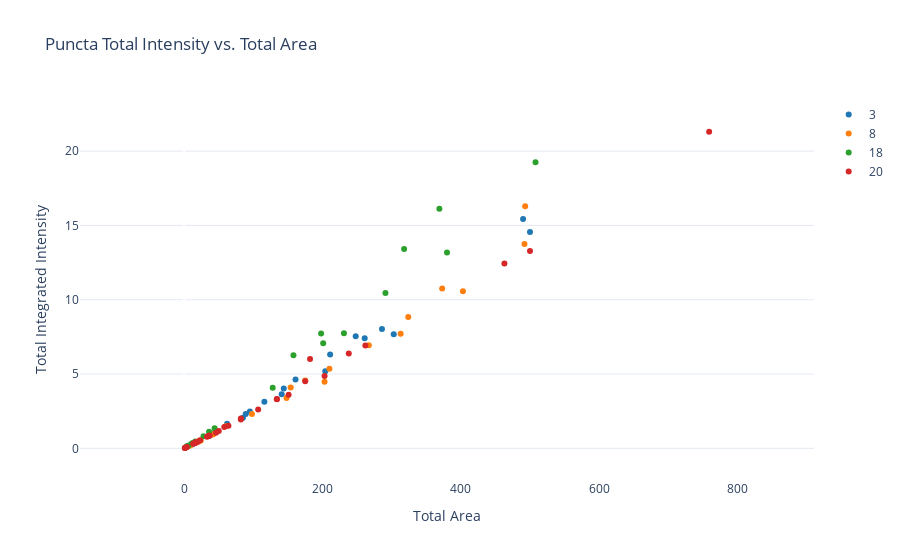

The cell this chart's notebook holds for it:
### Code cell
fig = plot_multiple_scatter(
    summary,
    x='area_sum',
    y='integrated_intensity_sum',
    c='image_number_str',
    xlabel='Total Area',
    ylabel='Total Integrated Intensity',
    title='Puncta Total Intensity vs. Total Area'
)

if save:
    save_fig_as_png(fig, 'figures/scatter/scatter_intensity_area.png', height=800, scale=1)

fig

### Figure 1 — Plotly figure (JSON) as saved in the notebook; plotly's stock layout.template omitted (floating-point values rounded to 4 significant figures)
{"data": [{"hovertemplate": "%{text}<br><extra></extra>", "marker": {"color": "#1f77b4"}, "mode": "markers", "name": "3", "showlegend": true, "text": ["Total Area: nan<br>Total Integrated Intensity: 0.0<br>None: 3<br>", "Total Area: 36.0<br>Total Integrated Intensity: 0.8269169256091111<br>None: 3<br>", "Total Area: 41.0<br>Total Integrated Intensity: 1.006195172667502<br>None: 3<br>", "Total Area: nan<br>Total Integrated Intensity: 0.0<br>None: 3<br>", "Total Area: 8.0<br>Total Integrated Intensity: 0.211474785581231<br>None: 3<br>", "Total Area: nan<br>Total Integrated Intensity: 0.0<br>None: 3<br>", "Total Area: 62.0<br>Total Integrated Intensity: 1.647882822901008<br>None: 3<br>", "Total Area: nan<br>Total Integrated Intensity: 0.0<br>None: 3<br>", "Total Area: nan<br>Total Integrated Intensity: 0.0<br>None: 3<br>", "Total Area: 286.0<br>Total Integrated Intensity: 8.031143683940158<br>None: 3<br>", "Total Area: nan<br>Total Integrated Intensity: 0.0<br>None: 3<br>", "Total Area: 141.0<br>Total Integrated Intensity: 3.6437323614954864<br>None: 3<br>", "Total Area: 261.0<br>Total Integrated Intensity: 7.401007140055288<br>None: 3<br>", "Total Area: nan<br>Total Integrated Intensity: 0.0<br>None: 3<br>", "Total Area: 490.0<br>Total Integrated Intensity: 15.429358404129719<br>None: 3<br>", "Total Area: 211.0<br>Total Integrated Intensity: 6.316472133621558<br>None: 3<br>", "Total Area: 95.0<br>Total Integrated Intensity: 2.4777142070233795<br>None: 3<br>", "Total Area: 85.0<br>Total Integrated Intensity: 2.0525826029479477<br>None: 3<br>", "Total Area: 303.0<br>Total Integrated Intensity: 7.676127310842263<br>None: 3<br>", "Total Area: 500.0<br>Total Integrated Intensity: 14.562340751290295<br>None: 3<br>", "Total Area: 248.0<br>Total Integrated Intensity: 7.542671909555785<br>None: 3<br>", "Total Area: 89.0<br>Total Integrated Intensity: 2.3145799990743297<br>None: 3<br>", "Total Area: 116.0<br>Total Integrated Intensity: 3.1351949479430887<br>None: 3<br>", "Total Area: 3.0<br>Total Integrated Intensity: 0.06758220866322498<br>None: 3<br>", "Total Area: 161.0<br>Total Integrated Intensity: 4.633325712755317<br>None: 3<br>", "Total Area: 204.0<br>Total Integrated Intensity: 5.180651582777493<br>None: 3<br>", "Total Area: 144.0<br>Total Integrated Intensity: 4.027328932657833<br>None: 3<br>", "Total Area: 12.0<br>Total Integrated Intensity: 0.28194095008075<br>None: 3<br>"], "type": "scatter", "x": [null, 36, 41, null, 8, null, 62, null, null, 286, null, 141, 261, null, 490, 211, 95, 85, 303, 500, 248, 89, 116, 3, 161, 204, 144, 12], "y": [0, 0.8269, 1.006, 0, 0.2115, 0, 1.648, 0, 0, 8.031, 0, 3.644, 7.401, 0, 15.43, 6.316, 2.478, 2.053, 7.676, 14.56, 7.543, 2.315, 3.135, 0.06758, 4.633, 5.181, 4.027, 0.2819]}, {"hovertemplate": "%{text}<br><extra></extra>", "marker": {"color": "#ff7f0e"}, "mode": "markers", "name": "8", "showlegend": true, "text": ["Total Area: 42.0<br>Total Integrated Intensity: 0.939772646874189<br>None: 8<br>", "Total Area: 403.0<br>Total Integrated Intensity: 10.569298872724165<br>None: 8<br>", "Total Area: 24.0<br>Total Integrated Intensity: 0.5218738093972201<br>None: 8<br>", "Total Area: 203.0<br>Total Integrated Intensity: 4.484855441376554<br>None: 8<br>", "Total Area: 210.0<br>Total Integrated Intensity: 5.348104098811737<br>None: 8<br>", "Total Area: nan<br>Total Integrated Intensity: 0.0<br>None: 8<br>", "Total Area: nan<br>Total Integrated Intensity: 0.0<br>None: 8<br>", "Total Area: 154.0<br>Total Integrated Intensity: 4.093553068116301<br>None: 8<br>", "Total Area: 22.0<br>Total Integrated Intensity: 0.515358209609984<br>None: 8<br>", "Total Area: 373.0<br>Total Integrated Intensity: 10.758602308109385<br>None: 8<br>", "Total Area: 21.0<br>Total Integrated Intensity: 0.46558327600359906<br>None: 8<br>", "Total Area: 17.0<br>Total Integrated Intensity: 0.39201953634619596<br>None: 8<br>", "Total Area: 98.0<br>Total Integrated Intensity: 2.3126878887414897<br>None: 8<br>", "Total Area: 60.0<br>Total Integrated Intensity: 1.4850080218166088<br>None: 8<br>", "Total Area: nan<br>Total Integrated Intensity: 0.0<br>None: 8<br>", "Total Area: 148.0<br>Total Integrated Intensity: 3.384954631328577<br>None: 8<br>", "Total Area: 8.0<br>Total Integrated Intensity: 0.17279316298663702<br>None: 8<br>", "Total Area: 493.0<br>Total Integrated Intensity: 16.29625397734341<br>None: 8<br>", "Total Area: nan<br>Total Integrated Intensity: 0.0<br>None: 8<br>", "Total Area: nan<br>Total Integrated Intensity: 0.0<br>None: 8<br>", "Total Area: 267.0<br>Total Integrated Intensity: 6.928557265549888<br>None: 8<br>", "Total Area: 10.0<br>Total Integrated Intensity: 0.22046235203743<br>None: 8<br>", "Total Area: nan<br>Total Integrated Intensity: 0.0<br>None: 8<br>", "Total Area: 41.0<br>Total Integrated Intensity: 0.9273670613765701<br>None: 8<br>", "Total Area: nan<br>Total Integrated Intensity: 0.0<br>None: 8<br>", "Total Area: 175.0<br>Total Integrated Intensity: 4.556694917380804<br>None: 8<br>", "Total Area: 492.0<br>Total Integrated Intensity: 13.755748901516181<br>None: 8<br>", "Total Area: nan<br>Total Integrated Intensity: 0.0<br>None: 8<br>", "Total Area: 313.0<br>Total Integrated Intensity: 7.713817091658696<br>None: 8<br>", "Total Area: 324.0<br>Total Integrated Intensity: 8.833859823644145<br>None: 8<br>", "Total Area: nan<br>Total Integrated Intensity: 0.0<br>None: 8<br>", "Total Area: nan<br>Total Integrated Intensity: 0.0<br>None: 8<br>"], "type": "scatter", "x": [42, 403, 24, 203, 210, null, null, 154, 22, 373, 21, 17, 98, 60, null, 148, 8, 493, null, null, 267, 10, null, 41, null, 175, 492, null, 313, 324, null, null], "y": [0.9398, 10.57, 0.5219, 4.485, 5.348, 0, 0, 4.094, 0.5154, 10.76, 0.4656, 0.392, 2.313, 1.485, 0, 3.385, 0.1728, 16.3, 0, 0, 6.929, 0.2205, 0, 0.9274, 0, 4.557, 13.76, 0, 7.714, 8.834, 0, 0]}, {"hovertemplate": "%{text}<br><extra></extra>", "marker": {"color": "#2ca02c"}, "mode": "markers", "name": "18", "showlegend": true, "text": ["Total Area: nan<br>Total Integrated Intensity: 0.0<br>None: 18<br>", "Total Area: nan<br>Total Integrated Intensity: 0.0<br>None: 18<br>", "Total Area: 158.0<br>Total Integrated Intensity: 6.266041051596387<br>None: 18<br>", "Total Area: 128.0<br>Total Integrated Intensity: 4.075547438114876<br>None: 18<br>", "Total Area: 4.0<br>Total Integrated Intensity: 0.11638056114316002<br>None: 18<br>", "Total Area: 5.0<br>Total Integrated Intensity: 0.158587016165256<br>None: 18<br>", "Total Area: 2.0<br>Total Integrated Intensity: 0.05648889951407901<br>None: 18<br>", "Total Area: nan<br>Total Integrated Intensity: 0.0<br>None: 18<br>", "Total Area: 508.0<br>Total Integrated Intensity: 19.2472572252154<br>None: 18<br>", "Total Area: 36.0<br>Total Integrated Intensity: 1.115800725296139<br>None: 18<br>", "Total Area: 11.0<br>Total Integrated Intensity: 0.322499427944421<br>None: 18<br>", "Total Area: 44.0<br>Total Integrated Intensity: 1.357198450714348<br>None: 18<br>", "Total Area: nan<br>Total Integrated Intensity: 0.0<br>None: 18<br>", "Total Area: 6.0<br>Total Integrated Intensity: 0.175020981580019<br>None: 18<br>", "Total Area: 16.0<br>Total Integrated Intensity: 0.46720073372125703<br>None: 18<br>", "Total Area: 28.0<br>Total Integrated Intensity: 0.816937515512107<br>None: 18<br>", "Total Area: 291.0<br>Total Integrated Intensity: 10.457984309643487<br>None: 18<br>", "Total Area: 231.0<br>Total Integrated Intensity: 7.743007577955703<br>None: 18<br>", "Total Area: 12.0<br>Total Integrated Intensity: 0.35005722008645496<br>None: 18<br>", "Total Area: nan<br>Total Integrated Intensity: 0.0<br>None: 18<br>", "Total Area: nan<br>Total Integrated Intensity: 0.0<br>None: 18<br>", "Total Area: 369.0<br>Total Integrated Intensity: 16.114107033237786<br>None: 18<br>", "Total Area: nan<br>Total Integrated Intensity: 0.0<br>None: 18<br>", "Total Area: 318.0<br>Total Integrated Intensity: 13.412481905892475<br>None: 18<br>", "Total Area: 198.0<br>Total Integrated Intensity: 7.7235523238778<br>None: 18<br>", "Total Area: 201.0<br>Total Integrated Intensity: 7.075593212619409<br>None: 18<br>", "Total Area: nan<br>Total Integrated Intensity: 0.0<br>None: 18<br>", "Total Area: nan<br>Total Integrated Intensity: 0.0<br>None: 18<br>", "Total Area: 380.0<br>Total Integrated Intensity: 13.170367017388333<br>None: 18<br>"], "type": "scatter", "x": [null, null, 158, 128, 4, 5, 2, null, 508, 36, 11, 44, null, 6, 16, 28, 291, 231, 12, null, null, 369, null, 318, 198, 201, null, null, 380], "y": [0, 0, 6.266, 4.076, 0.1164, 0.1586, 0.05649, 0, 19.25, 1.116, 0.3225, 1.357, 0, 0.175, 0.4672, 0.8169, 10.46, 7.743, 0.3501, 0, 0, 16.11, 0, 13.41, 7.724, 7.076, 0, 0, 13.17]}, {"hovertemplate": "%{text}<br><extra></extra>", "marker": {"color": "#d62728"}, "mode": "markers", "name": "20", "showlegend": true, "text": ["Total Area: nan<br>Total Integrated Intensity: 0.0<br>None: 20<br>", "Total Area: nan<br>Total Integrated Intensity: 0.0<br>None: 20<br>", "Total Area: nan<br>Total Integrated Intensity: 0.0<br>None: 20<br>", "Total Area: 1.0<br>Total Integrated Intensity: 0.021911956369877<br>None: 20<br>", "Total Area: 82.0<br>Total Integrated Intensity: 1.9427023865282531<br>None: 20<br>", "Total Area: nan<br>Total Integrated Intensity: 0.0<br>None: 20<br>", "Total Area: 238.0<br>Total Integrated Intensity: 6.383703391998989<br>None: 20<br>", "Total Area: nan<br>Total Integrated Intensity: 0.0<br>None: 20<br>", "Total Area: nan<br>Total Integrated Intensity: 0.0<br>None: 20<br>", "Total Area: 17.0<br>Total Integrated Intensity: 0.38619058765471<br>None: 20<br>", "Total Area: 58.0<br>Total Integrated Intensity: 1.4292515534907548<br>None: 20<br>", "Total Area: 134.0<br>Total Integrated Intensity: 3.327412836253641<br>None: 20<br>", "Total Area: nan<br>Total Integrated Intensity: 0.0<br>None: 20<br>", "Total Area: 36.0<br>Total Integrated Intensity: 0.842771047726273<br>None: 20<br>", "Total Area: 463.0<br>Total Integrated Intensity: 12.431998224928966<br>None: 20<br>", "Total Area: nan<br>Total Integrated Intensity: 0.0<br>None: 20<br>", "Total Area: nan<br>Total Integrated Intensity: 0.0<br>None: 20<br>", "Total Area: 13.0<br>Total Integrated Intensity: 0.30150301568209903<br>None: 20<br>", "Total Area: nan<br>Total Integrated Intensity: 0.0<br>None: 20<br>", "Total Area: 759.0<br>Total Integrated Intensity: 21.30901057645677<br>None: 20<br>", "Total Area: 18.0<br>Total Integrated Intensity: 0.424383921548724<br>None: 20<br>", "Total Area: 50.0<br>Total Integrated Intensity: 1.174334326758977<br>None: 20<br>", "Total Area: 134.0<br>Total Integrated Intensity: 3.3106736969202695<br>None: 20<br>", "Total Area: nan<br>Total Integrated Intensity: 0.0<br>None: 20<br>", "Total Area: nan<br>Total Integrated Intensity: 0.0<br>None: 20<br>", "Total Area: 500.0<br>Total Integrated Intensity: 13.286762857809638<br>None: 20<br>", "Total Area: 46.0<br>Total Integrated Intensity: 1.051163505762816<br>None: 20<br>", "Total Area: 15.0<br>Total Integrated Intensity: 0.341527428478005<br>None: 20<br>", "Total Area: nan<br>Total Integrated Intensity: 0.0<br>None: 20<br>", "Total Area: 82.0<br>Total Integrated Intensity: 2.0042572859674648<br>None: 20<br>", "Total Area: 1.0<br>Total Integrated Intensity: 0.022705424576998<br>None: 20<br>", "Total Area: nan<br>Total Integrated Intensity: 0.0<br>None: 20<br>", "Total Area: nan<br>Total Integrated Intensity: 0.0<br>None: 20<br>", "Total Area: 262.0<br>Total Integrated Intensity: 6.921934882178886<br>None: 20<br>", "Total Area: 107.0<br>Total Integrated Intensity: 2.6206454653292774<br>None: 20<br>", "Total Area: nan<br>Total Integrated Intensity: 0.0<br>None: 20<br>", "Total Area: 34.0<br>Total Integrated Intensity: 0.8127260301262131<br>None: 20<br>", "Total Area: 64.0<br>Total Integrated Intensity: 1.511955453082917<br>None: 20<br>", "Total Area: 151.0<br>Total Integrated Intensity: 3.6083467062562655<br>None: 20<br>", "Total Area: 33.0<br>Total Integrated Intensity: 0.782360576093196<br>None: 20<br>", "Total Area: 203.0<br>Total Integrated Intensity: 4.86567484959959<br>None: 20<br>", "Total Area: nan<br>Total Integrated Intensity: 0.0<br>None: 20<br>", "Total Area: 23.0<br>Total Integrated Intensity: 0.550148781388998<br>None: 20<br>", "Total Area: 16.0<br>Total Integrated Intensity: 0.39740596897900105<br>None: 20<br>", "Total Area: nan<br>Total Integrated Intensity: 0.0<br>None: 20<br>", "Total Area: nan<br>Total Integrated Intensity: 0.0<br>None: 20<br>", "Total Area: 17.0<br>Total Integrated Intensity: 0.395056078210474<br>None: 20<br>", "Total Area: 3.0<br>Total Integrated Intensity: 0.070222018286586<br>None: 20<br>", "Total Area: 4.0<br>Total Integrated Intensity: 0.091157397255301<br>None: 20<br>", "Total Area: 37.0<br>Total Integrated Intensity: 0.870710309594869<br>None: 20<br>", "Total Area: 175.0<br>Total Integrated Intensity: 4.51340505853294<br>None: 20<br>", "Total Area: 19.0<br>Total Integrated Intensity: 0.43385977298021194<br>None: 20<br>", "Total Area: 182.0<br>Total Integrated Intensity: 6.018387144431459<br>None: 20<br>"], "type": "scatter", "x": [null, null, null, 1, 82, null, 238, null, null, 17, 58, 134, null, 36, 463, null, null, 13, null, 759, 18, 50, 134, null, null, 500, 46, 15, null, 82, 1, null, null, 262, 107, null, 34, 64, 151, 33, 203, null, 23, 16, null, null, 17, 3, 4, 37, 175, 19, 182], "y": [0, 0, 0, 0.02191, 1.943, 0, 6.384, 0, 0, 0.3862, 1.429, 3.327, 0, 0.8428, 12.43, 0, 0, 0.3015, 0, 21.31, 0.4244, 1.174, 3.311, 0, 0, 13.29, 1.051, 0.3415, 0, 2.004, 0.02271, 0, 0, 6.922, 2.621, 0, 0.8127, 1.512, 3.608, 0.7824, 4.866, 0, 0.5501, 0.3974, 0, 0, 0.3951, 0.07022, 0.09116, 0.8707, 4.513, 0.4339, 6.018]}], "layout": {"hovermode": "closest", "plot_bgcolor": "rgba(0,0,0,0)", "showlegend": true, "title": {"text": "Puncta Total Intensity vs. Total Area"}, "xaxis": {"range": [-150.6, 910.6], "showgrid": true, "title": {"text": "Total Area"}, "type": "linear"}, "yaxis": {"gridcolor": "#E4EAF2", "range": [-2.131, 23.44], "showgrid": true, "title": {"text": "Total Integrated Intensity"}, "zeroline": false}}}
